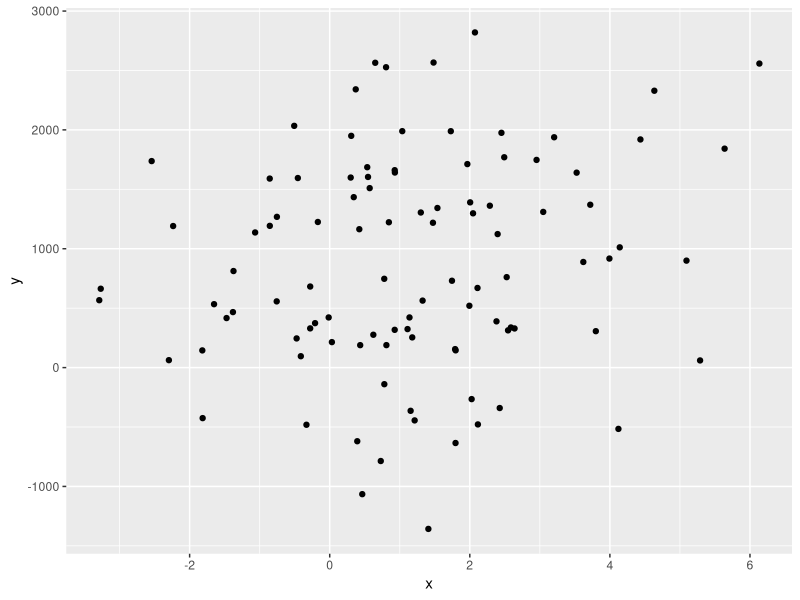

This figure's R source:
## ---- chunk 1
library(tidyverse)
## ---- chunk 2
plot_df = tibble(
  x = rnorm(100, mean = 1, sd = 2), 
  y = rnorm(100, mean = 888, sd = 999)
)
## ---- chunk 3
plot_df |>
  ggplot(aes(x = x, y = y)) +
  geom_point()
